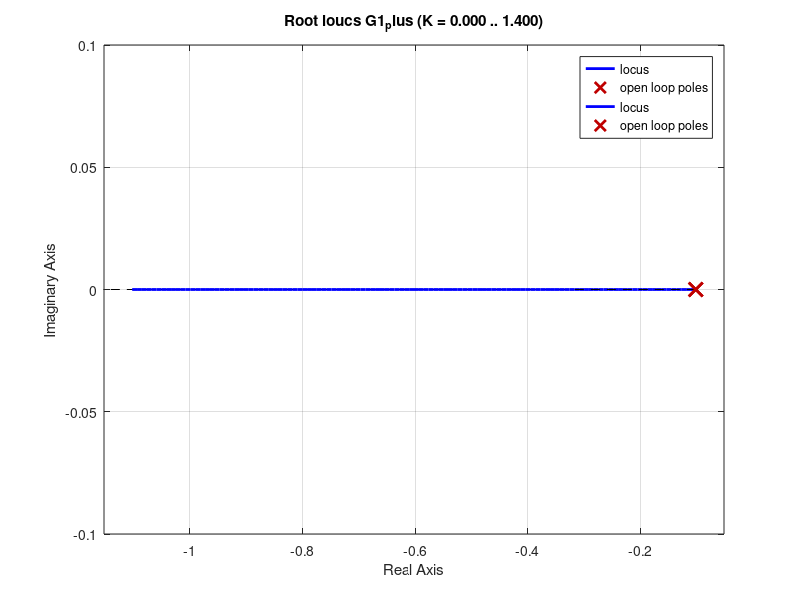

The MATLAB source for this figure: (Note: this script raises an error after producing the figure.)
s = tf('s');
G1_plus = 7/(9.802 *s + 1);
rlocus(G1_plus);
G1_minus = -7/(9.802 *s + 1);
hold on ;
rlocus(G1_minus , 'r');
legend show ;

hold off ;
figure ;

G2_plus = 0.2624/(s^2+0.3872*s+0.0375) ;
rlocus(G2_plus);
G2_minus = -0.2624/(s^2+0.3872*s+0.0375) ;
hold on ;
rlocus(G2_minus , 'r');
legend show ;

hold off ;
figure ;

G3_plus = 0.7103/((s+1.56 )*(s+0.3995)*(s+0.1627)) ;
rlocus(G3_plus);
G3_minus = -0.7103/((s+1.56 )*(s+0.3995)*(s+0.1627)) ;
hold on ;
%rlocus(G3_minus , 'r');
legend show ;
